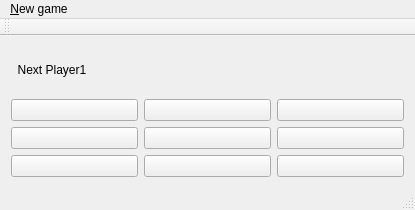
<?xml version="1.0" encoding="UTF-8"?>
<ui version="4.0">
 <class>TicTacToe</class>
 <widget class="QMainWindow" name="TicTacToe">
  <property name="geometry">
   <rect>
    <x>0</x>
    <y>0</y>
    <width>415</width>
    <height>210</height>
   </rect>
  </property>
  <property name="windowTitle">
   <string>TicTacToe</string>
  </property>
  <widget class="QWidget" name="centralWidget">
   <property name="sizePolicy">
    <sizepolicy hsizetype="Preferred" vsizetype="Preferred">
     <horstretch>255</horstretch>
     <verstretch>0</verstretch>
    </sizepolicy>
   </property>
   <property name="contextMenuPolicy">
    <enum>Qt::NoContextMenu</enum>
   </property>
   <layout class="QVBoxLayout" name="verticalLayout">
    <item>
     <widget class="QLabel" name="label">
      <property name="enabled">
       <bool>true</bool>
      </property>
      <property name="text">
       <string>  Next Player1</string>
      </property>
     </widget>
    </item>
    <item>
     <layout class="QGridLayout" name="gridLayout">
      <property name="sizeConstraint">
       <enum>QLayout::SetMaximumSize</enum>
      </property>
      <item row="0" column="1">
       <widget class="QPushButton" name="pushButton_2">
        <property name="text">
         <string/>
        </property>
       </widget>
      </item>
      <item row="2" column="0">
       <widget class="QPushButton" name="pushButton_7">
        <property name="text">
         <string/>
        </property>
       </widget>
      </item>
      <item row="2" column="2">
       <widget class="QPushButton" name="pushButton_9">
        <property name="text">
         <string/>
        </property>
       </widget>
      </item>
      <item row="0" column="2">
       <widget class="QPushButton" name="pushButton_3">
        <property name="text">
         <string/>
        </property>
       </widget>
      </item>
      <item row="1" column="0">
       <widget class="QPushButton" name="pushButton_4">
        <property name="text">
         <string/>
        </property>
        <property name="autoDefault">
         <bool>true</bool>
        </property>
       </widget>
      </item>
      <item row="1" column="2">
       <widget class="QPushButton" name="pushButton_6">
        <property name="text">
         <string/>
        </property>
       </widget>
      </item>
      <item row="0" column="0">
       <widget class="QPushButton" name="pushButton">
        <property name="text">
         <string/>
        </property>
       </widget>
      </item>
      <item row="1" column="1">
       <widget class="QPushButton" name="pushButton_5">
        <property name="text">
         <string/>
        </property>
       </widget>
      </item>
      <item row="2" column="1">
       <widget class="QPushButton" name="pushButton_8">
        <property name="text">
         <string/>
        </property>
       </widget>
      </item>
     </layout>
    </item>
   </layout>
  </widget>
  <widget class="QMenuBar" name="menuBar">
   <property name="geometry">
    <rect>
     <x>0</x>
     <y>0</y>
     <width>415</width>
     <height>21</height>
    </rect>
   </property>
   <widget class="QMenu" name="newGameButton">
    <property name="title">
     <string>&amp;New game</string>
    </property>
   </widget>
   <addaction name="newGameButton"/>
  </widget>
  <widget class="QToolBar" name="mainToolBar">
   <attribute name="toolBarArea">
    <enum>TopToolBarArea</enum>
   </attribute>
   <attribute name="toolBarBreak">
    <bool>false</bool>
   </attribute>
  </widget>
  <widget class="QStatusBar" name="statusBar"/>
 </widget>
 <layoutdefault spacing="6" margin="11"/>
 <resources/>
 <connections/>
</ui>
